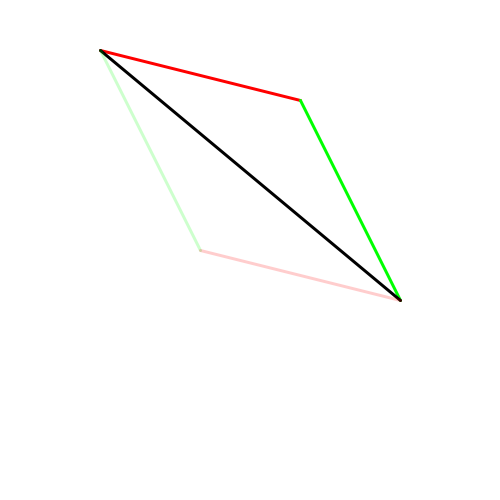
Frame 1 (no input)
Frame 60 (the mouse pressed at the canvas centre just before this capture): identical to frame 1, image omitted
Frame 120 (the mouse held since frame 60 and released just before this capture): identical to frame 1, image omitted

The Processing sketch that drew this single still picture (run headless with seeded random() and noise(); from frame 60 on, the mouse is pressed at the canvas centre):

// Processing sketch: VectorAdd
// ── VectorAdd.pde
void setup() {
  size(500, 500);
}

int currentX, currentY;

void moveTo(int x, int y) {
  currentX = x;
  currentY = y;
}

void lineTo(int x, int y) {
  x += currentX;
  y += currentY;
  line(currentX, currentY, x, y);
  moveTo(x, y);
}

void draw() {
  background(255);
  strokeWeight(3);

  int x1 = 100, y1 = 50;
  int x2 = 200, y2 = 50;
  int x3 = 100, y3 = 200;

  moveTo(x1, y1);
  stroke(255, 0, 0); lineTo(x2, y2);
  stroke(0, 255, 0); lineTo(x3, y3);
  stroke(0); line(x1, y1, currentX, currentY);

  moveTo(x1, y1);
  stroke(0, 255, 0, 50); lineTo(x3, y3);
  stroke(255, 0, 0, 50); lineTo(x2, y2);
}
